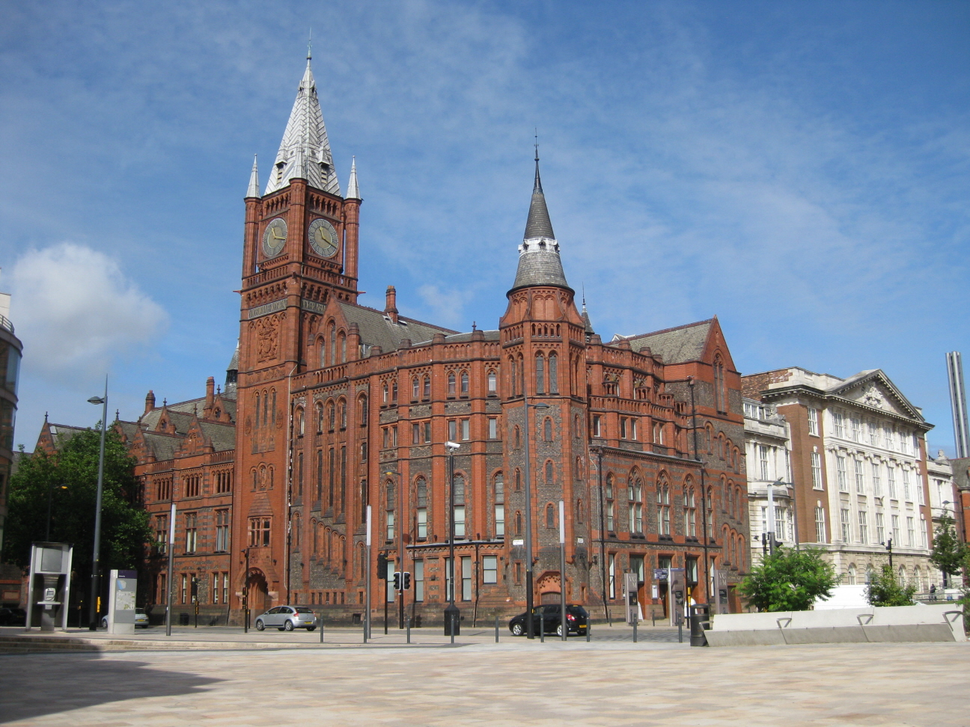
#> input picture COMP 338 Computer Vision /COMP338-CW1-main/output.png, 970 x 727 px, shrunk from 1296 x 972 before the run
$ python Task1.py
#> lines starting #> are read from the running program, lines starting #| are printed output that depends on the picture
#> further down, image is the input picture: shape (727, 970, 3); mean B, G, R 148.2, 134.9, 127.6
import numpy as np
import cv2
import matplotlib.pyplot as plt

def convolve2D_color(image, kernel):
    image_height, image_width, num_channels = image.shape
#> image_height = 727; image_width = 970; num_channels = 3
    kernel_height, kernel_width = kernel.shape
#> kernel_height = 50; kernel_width = 50

    # Calculate the padding size
    pad_height = kernel_height // 2
#> pad_height = 25
    pad_width = kernel_width // 2
#> pad_width = 25

    # Create zero-padded images for each channel
    padded_images = [np.pad(image[:, :, channel], ((pad_height, pad_height), (pad_width, pad_width)), mode='constant')
                     for channel in range(num_channels)]
#> padded_images = 3 items

    # Create an empty result image
    result_image = np.zeros_like(image)

    # Perform convolution for each channel
    for channel in range(num_channels):
        for i in range(image_height):
            for j in range(image_width):
                # Extract the region of interest from the padded image
                roi = padded_images[channel][i:i + kernel_height, j:j + kernel_width]

                # Perform element-wise multiplication and sum
                result_image[i, j, channel] = np.sum(roi * kernel)
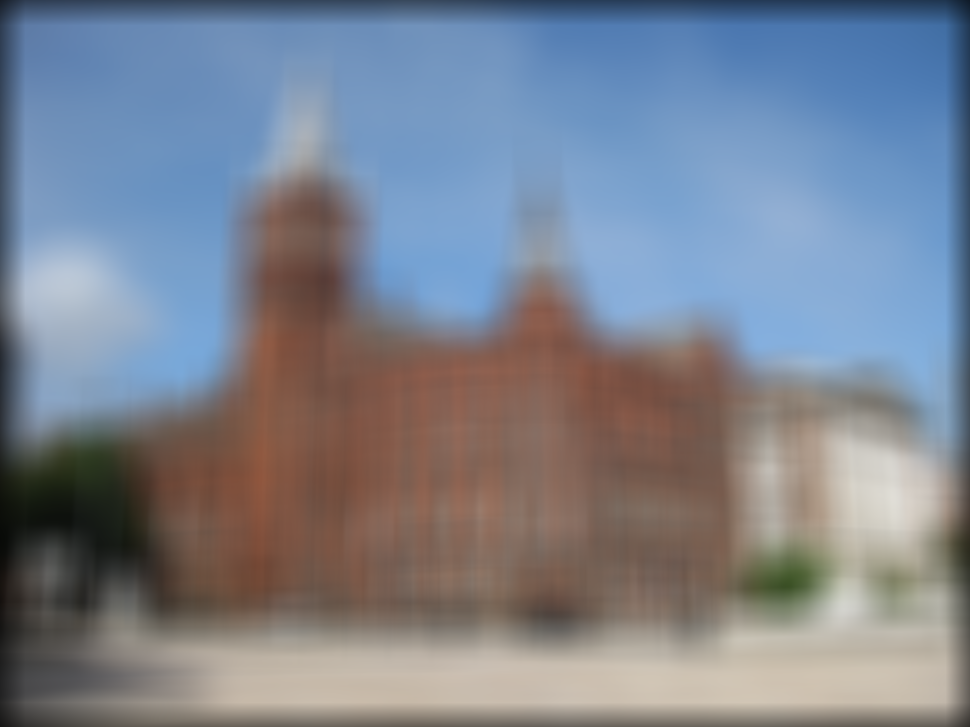
#> result_image: shape (727, 970, 3) float32; mean of channels 0, 1, 2 143.5, 130.7, 123.8; drawn as B, G, R

    return result_image


# Example usage:
# Load a color image
image = cv2.imread('output.png')

# Convert image to float32 for better precision during convolution
image_float32 = image.astype(np.float32)

# Define a kernel (e.g., a simple blur kernel)
kernel = np.ones((50, 50), np.float32) / 2500.0


# Perform 2D convolution on color image
result = convolve2D_color(image_float32, kernel)

# Display the original and convolved images using Matplotlib
plt.figure(figsize=(8, 4))

# Original image
plt.subplot(1, 2, 1)
plt.imshow(cv2.cvtColor(image, cv2.COLOR_BGR2RGB))
plt.title('Original Image')


# Convolved image
plt.subplot(1, 2, 2)
plt.imshow(cv2.cvtColor(result.astype(np.uint8), cv2.COLOR_BGR2RGB))
plt.title('Convolved Image')

plt.show()
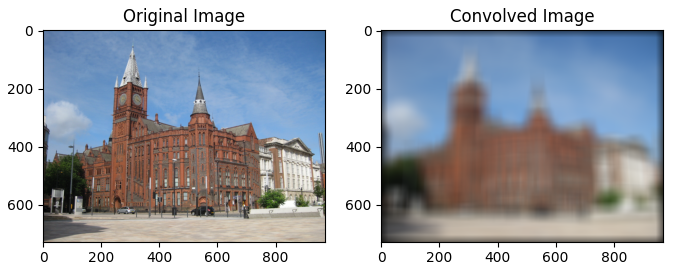
#> figure drawn by matplotlib, 2 panels
